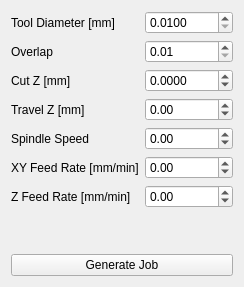
                  <widget class="QWidget" name="nc_area_bottom_page">
                   <layout class="QGridLayout" name="gridLayout_7">
                    <item row="3" column="0">
                     <widget class="QLabel" name="nc_bottom_travel_z_la">
                      <property name="text">
                       <string>Travel Z [mm]</string>
                      </property>
                     </widget>
                    </item>
                    <item row="9" column="0" colspan="2">
                     <widget class="QPushButton" name="nc_bottom_generate_pb">
                      <property name="text">
                       <string>Generate Job</string>
                      </property>
                     </widget>
                    </item>
                    <item row="4" column="0">
                     <widget class="QLabel" name="nc_bottom_spindle_speed_la">
                      <property name="text">
                       <string>Spindle Speed</string>
                      </property>
                     </widget>
                    </item>
                    <item row="0" column="1">
                     <widget class="QDoubleSpinBox" name="nc_bottom_tool_diameter_dsb">
                      <property name="accelerated">
                       <bool>true</bool>
                      </property>
                      <property name="decimals">
                       <number>4</number>
                      </property>
                      <property name="minimum">
                       <double>0.010000000000000</double>
                      </property>
                      <property name="maximum">
                       <double>100.000000000000000</double>
                      </property>
                      <property name="singleStep">
                       <double>0.000100000000000</double>
                      </property>
                     </widget>
                    </item>
                    <item row="1" column="1">
                     <widget class="QDoubleSpinBox" name="nc_bottom_overlap_dsb">
                      <property name="decimals">
                       <number>2</number>
                      </property>
                      <property name="minimum">
                       <double>0.010000000000000</double>
                      </property>
                      <property name="maximum">
                       <double>1.000000000000000</double>
                      </property>
                      <property name="singleStep">
                       <double>0.010000000000000</double>
                      </property>
                     </widget>
                    </item>
                    <item row="2" column="1">
                     <widget class="QDoubleSpinBox" name="nc_bottom_cut_z_dsb">
                      <property name="accelerated">
                       <bool>true</bool>
                      </property>
                      <property name="decimals">
                       <number>4</number>
                      </property>
                      <property name="minimum">
                       <double>-9999.000000000000000</double>
                      </property>
                      <property name="maximum">
                       <double>9999.000000000000000</double>
                      </property>
                      <property name="singleStep">
                       <double>0.000100000000000</double>
                      </property>
                     </widget>
                    </item>
                    <item row="2" column="0">
                     <widget class="QLabel" name="nc_bottom_cut_z_la">
                      <property name="text">
                       <string>Cut Z [mm]</string>
                      </property>
                     </widget>
                    </item>
                    <item row="7" column="1">
                     <widget class="QDoubleSpinBox" name="nc_bottom_z_feed_rate_dsb">
                      <property name="accelerated">
                       <bool>true</bool>
                      </property>
                      <property name="decimals">
                       <number>2</number>
                      </property>
                      <property name="minimum">
                       <double>-9999.000000000000000</double>
                      </property>
                      <property name="maximum">
                       <double>9999.000000000000000</double>
                      </property>
                     </widget>
                    </item>
                    <item row="1" column="0">
                     <widget class="QLabel" name="nc_bottom_overlap_la">
                      <property name="text">
                       <string>Overlap</string>
                      </property>
                     </widget>
                    </item>
                    <item row="0" column="0">
                     <widget class="QLabel" name="nc_bottom_tool_diameter_la">
                      <property name="text">
                       <string>Tool Diameter [mm]</string>
                      </property>
                     </widget>
                    </item>
                    <item row="8" column="0" colspan="2">
                     <spacer name="nc_bottom_vertical_spacer">
                      <property name="orientation">
                       <enum>Qt::Vertical</enum>
                      </property>
                      <property name="sizeHint" stdset="0">
                       <size>
                        <width>20</width>
                        <height>40</height>
                       </size>
                      </property>
                     </spacer>
                    </item>
                    <item row="4" column="1">
                     <widget class="QDoubleSpinBox" name="nc_bottom_spindle_speed_dsb">
                      <property name="accelerated">
                       <bool>true</bool>
                      </property>
                      <property name="decimals">
                       <number>2</number>
                      </property>
                      <property name="minimum">
                       <double>-9999.000000000000000</double>
                      </property>
                      <property name="maximum">
                       <double>9999.000000000000000</double>
                      </property>
                     </widget>
                    </item>
                    <item row="3" column="1">
                     <widget class="QDoubleSpinBox" name="nc_bottom_travel_z_dsb">
                      <property name="accelerated">
                       <bool>true</bool>
                      </property>
                      <property name="decimals">
                       <number>2</number>
                      </property>
                      <property name="minimum">
                       <double>-9999.000000000000000</double>
                      </property>
                      <property name="maximum">
                       <double>9999.000000000000000</double>
                      </property>
                      <property name="singleStep">
                       <double>0.010000000000000</double>
                      </property>
                     </widget>
                    </item>
                    <item row="6" column="1">
                     <widget class="QDoubleSpinBox" name="nc_bottom_xy_feed_rate_dsb">
                      <property name="accelerated">
                       <bool>true</bool>
                      </property>
                      <property name="decimals">
                       <number>2</number>
                      </property>
                      <property name="minimum">
                       <double>-9999.000000000000000</double>
                      </property>
                      <property name="maximum">
                       <double>9999.000000000000000</double>
                      </property>
                     </widget>
                    </item>
                    <item row="7" column="0">
                     <widget class="QLabel" name="nc_bottom_z_feed_rate_la">
                      <property name="text">
                       <string>Z Feed Rate [mm/min]</string>
                      </property>
                     </widget>
                    </item>
                    <item row="6" column="0">
                     <widget class="QLabel" name="nc_bottom_xy_feed_rate_la">
                      <property name="text">
                       <string>XY Feed Rate [mm/min]</string>
                      </property>
                     </widget>
                    </item>
                   </layout>
                  </widget>
